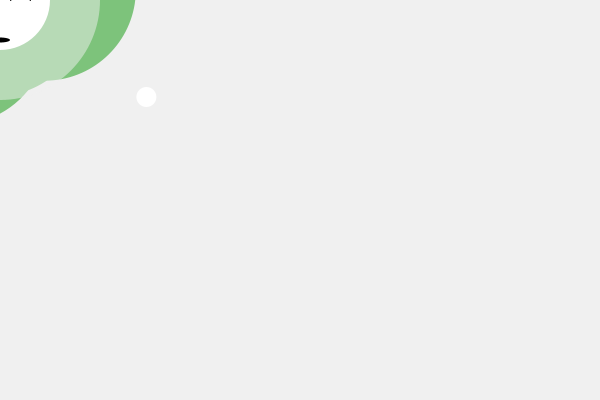
Frame 1 (no input)
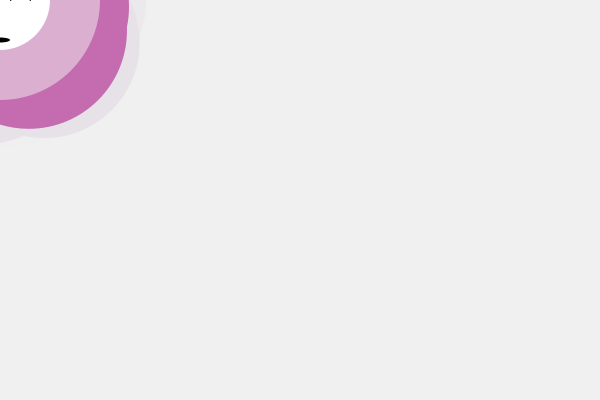
Frame 60 (the mouse pressed at the canvas centre just before this capture)
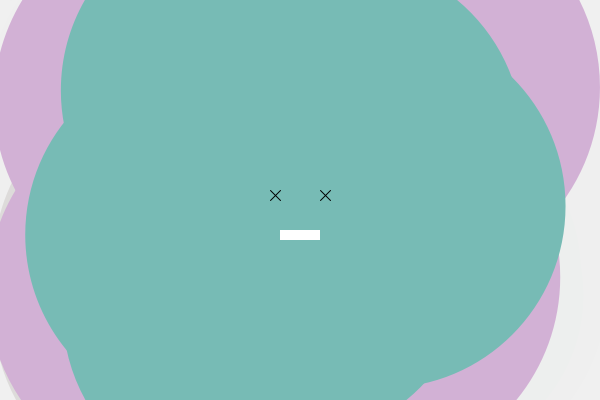
Frame 120 (the mouse held since frame 60 and released just before this capture)

The Processing sketch that drew these frames (run headless with seeded random() and noise(); from frame 60 on, the mouse is pressed at the canvas centre):

// Processing sketch: processing_8896
// ── processing_8896.pde

// MX-MONSI
void setup() {
  size (600,400);
  background(#f0f0f0);
  smooth();
  frameRate(16);
}

int c;

void draw() {

  fill(#f0f0f0,130);
  noStroke();
  rect(0,0,width,height);
  float d = 200;
  float x =  mouseX;
  float y =  mouseY;
  float l = random(150,200);
  

  
  if (!mousePressed) {
    
    
    
    pushMatrix();
    
       pushStyle();
       
       fill((random(100,200)),random(100,200),random(100,200));
       translate(x, y);
       noStroke();
       for (int i = 0; i < 10; i++) {
          ellipse(random(-50,50),random(-50,50), l,l);
       }
       popStyle();
    popMatrix();
    
    ellipse(x,y, d,d);
    fill(#ffffff);
    ellipse(x,y, d/2,d/2);
    
    stroke(0);
    line(x-20,y-10,x-30,y);
    line(x+20,y-10,x+30,y);
    
    line(x-10,y,x-20,y-10);
    line(x+10,y,x+20,y-10);
    
    noStroke();
    fill(0);
    ellipse(x,y+40, 20,5);
    
    translate( x,y );

    // ratation point
     rotate( radians(c));     
     fill(255);
     ellipse( width/random(4,6), height/random(4,8),20,20);  
     c +=15;

    
    
    
  } else {
    
    pushMatrix();
    translate(x, y);

       scale( 2);
       pushStyle();
       fill((random(100,200)),random(100,200),random(100,200));
       
       noStroke();
       for (int i = 0; i < 10; i++) {
          
          ellipse(random(-60,60),random(-60,60), l,l);
       }
     
    popStyle();
    popMatrix();
    
    stroke(0);
    line(x-20,y,x-30,y-10);
    line(x+20,y,x+30,y-10);
    line(x-20,y-10,x-30,y);
    line(x+20,y-10,x+30,y);
    
    noStroke();
    fill(255);
    rect(x-20,y+30,40,10);
  }    
}
